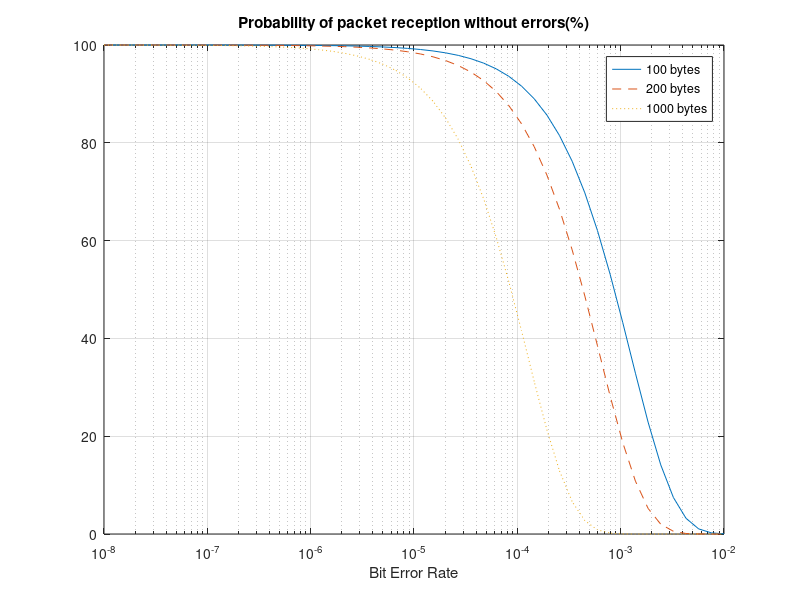
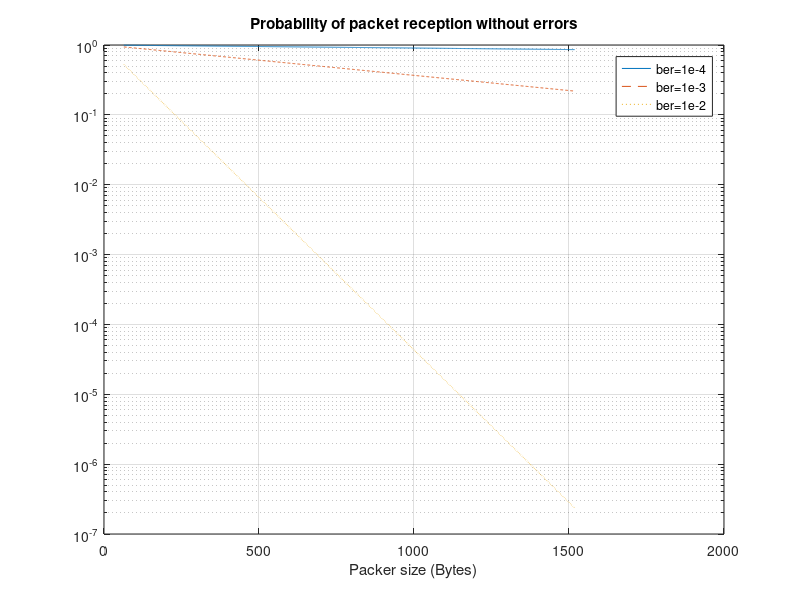

The MATLAB source for these figures, in order:
close all, clear all,clc

%% Task 2
% 100 * 8 experiencias de bernoulli independentes
% com sucesso com prob. p ou insucesso com prob de 1-p

% 2.a
n = 100*8; % converter sempre para bits -> 1 byte = 8 bits
p = 10^(-2);
%i = linspace (1,n,n) = i=1:n
%i=0;
%prob=0;
%while i~=n
%    prob = prob + nchoosek(n,i) * p^i * ((1-p)^(n-i))
%    i = i +1;
%end
prob = (nchoosek(n,0)* (p^0) *(1-p)^(n-0))*100 %tu queres calcular a prob. quando n ha erros

% 2.b
n1 = 1000*8;
p1 = 10^(-3);
prob1 = (nchoosek(n1,1)* (p1^1) *(1-p1)^(n1-1))*100 %tu queres calcular a prob. quando ha 1 erro

% 2.c
n2 = 200*8;
p2 = 10^(-4);
prob0 = nchoosek(n2,0)* (p2^0) *(1-p2)^(n2-0); % probabilidade de nao haver erros
prob2 = (1- prob0)*100 % prob de 1 ou + erros = 1- prob. de nao haver erros

%2.d

%x = linspace (10^(-8),10^(-2));  %nao uses o linspace aqui, esta funcao
%nao funciona, acho que nao assume a base 10
x = logspace(-8,-2); % funcao mais apropriada para fazer coisas de base 10 
t1 = 100*8;
t2 = 200*8;
t3 = 1000*8;
y1 = (nchoosek(t1,0)* (x.^0) .*(1-x).^(t1-0));
y2 = (nchoosek(t2,0)* (x.^0) .*(1-x).^(t2-0));
y3 = (nchoosek(t3,0)* (x.^0) .*(1-x).^(t3-0));
figure(1)
semilogx(x,y1*100,x,y2*100,"--",x,y3*100,":")
title("Probability of packet reception without errors(%)")
grid on
legend("100 bytes","200 bytes","1000 bytes", Location="southwest")
xlabel("Bit Error Rate")

% Conclusao : quanto maior for a taxa de erros de pacotes (proxima de 0)
% menor sera a probabilidade dos pacotes nao terem erros (proxima de 0)
% Tbm se pode ver que so a partir de 10^(-5) da taxa de erros de pacotes e 
% que a probabilidade de ter erro diminui (mais erros)
% Quanto mais bits os pacotes tiverem maior a probabilidade de ter erros nos
% pacotes (menor a probabilidade de nao ter)

%2.e
p3=10^(-4);
p4=10^(-3);
p5=10^(-2);
x1 = 64 : 1518; % nao se multiplica por 8 pq a escala é em bytes
%x1 = aux.*8;
%nchoosek(x1,0)
y4 = (1* (p3^0) * (1-p3).^(x1-0));
y5 = (1* (p4^0) *(1-p4).^(x1-0));
y6 = (1* (p5^0) *(1-p5).^(x1-0));
figure(2)
semilogy(x1,y4,x1,y5,"--",x1,y6,":")
title("Probability of packet reception without errors")
grid on
legend("ber=1e-4","ber=1e-3","ber=1e-2", Location="southwest")
xlabel("Packer size (Bytes)")

% Conclusao: quanto maior foi o tamanho do pacote menor probabilidade dos
% pacotes recebidos nao terem erros (mais erros nos pacotes com maior tamanho)
% Quanto maior for a taxa de erros maior a probabilidade de ter erros nos
% pacotes (menor a probabilidade de nao ter)
